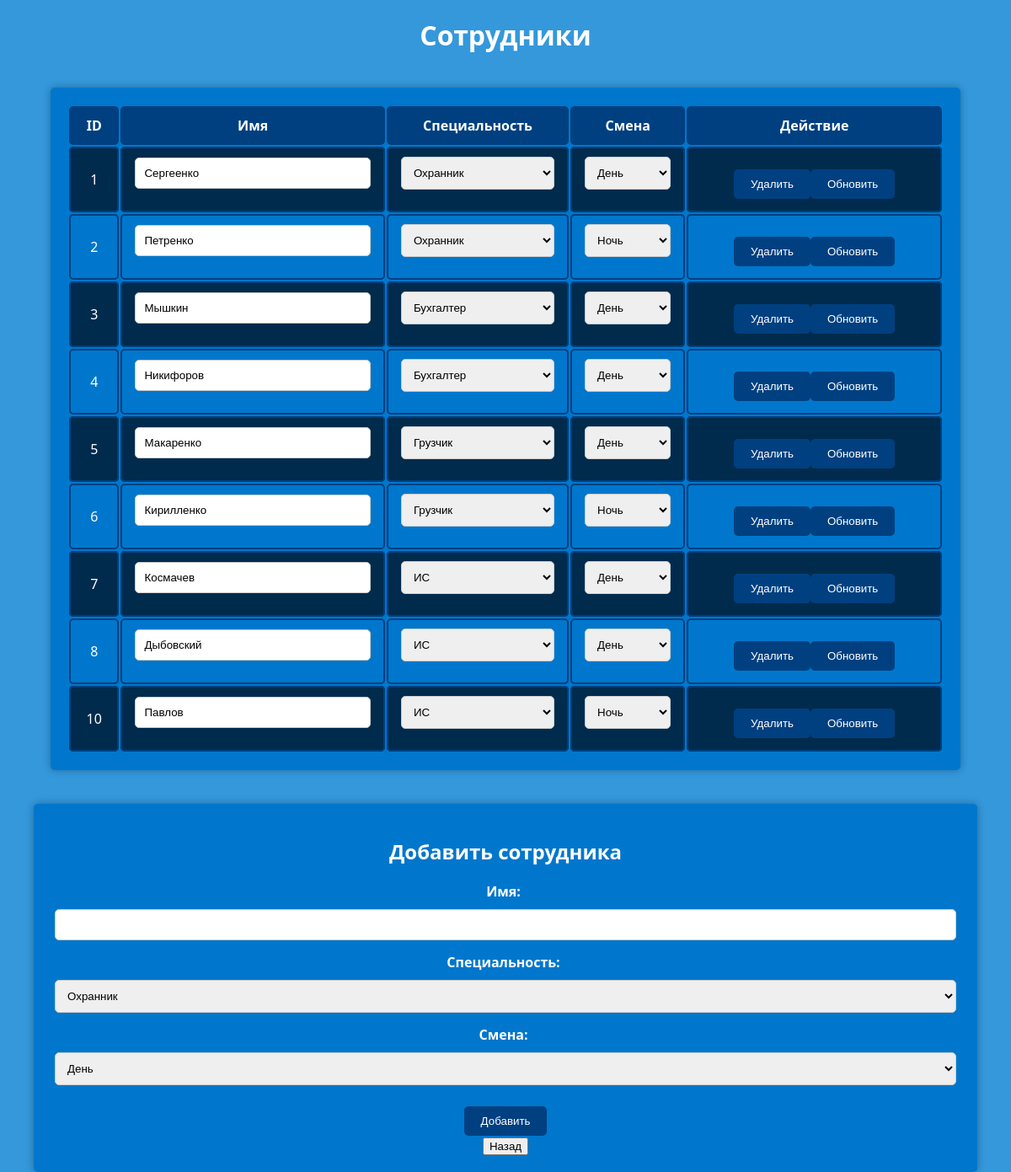
The app's page /scripts/worker.php (signed in) with its own data.
### tables this page shows
CREATE TABLE IF NOT EXISTS `workers` (
  `wid` bigint(20) unsigned NOT NULL AUTO_INCREMENT,
  `wname` varchar(50) NOT NULL,
  `speciality` enum('охранник','бухгалтер','грузчик','ИС') NOT NULL,
  `shift` enum('день','ночь') NOT NULL,
  PRIMARY KEY (`wid`),
  UNIQUE KEY `wid` (`wid`)
);

### scripts/worker.php (the view, shortened to what this page needs)
<!DOCTYPE html>
<html lang="en">
<head>
</head>
<body>
    <h1>Сотрудники</h1>
    <?php
    $servername = "localhost";
    $username = "root";
    $password = "";
    $dbname = "course";
    $conn = new mysqli($servername, $username, $password, $dbname);
    mysqli_set_charset($conn, "utf8");
    $sql = "SELECT wid, wname, speciality, shift FROM workers";
    $result = $conn->query($sql);
    if ($result->num_rows > 0) {
        echo "<table><tr><th>ID</th><th>Имя</th><th>Специальность</th><th>Смена</th><th>Действие</th></tr>";
        while ($row = $result->fetch_assoc()) {
            echo "<tr><form action='worker.php' method='get'><td>" . $row["wid"] . "</td><td><input type='text' name='wname' value='" . $row["wname"] . "' required></td><td><select name='speciality' required><option value='охранник' " . ($row["speciality"] == "охранник" ? "selected" : "") . ">Охранник</option><option value='бухгалтер' " . ($row["speciality"] == "бухгалтер" ? "selected" : "") . ">Бухгалтер</option><option value='грузчик' " . ($row["speciality"] == "грузчик" ? "selected" : "") . ">Грузчик</option><option value='ИС' " . ($row["speciality"] == "ИС" ? "selected" : "") . ">ИС</option></select></td><td><select name='shift' required><option value='день' " . ($row["shift"] == "день" ? "selected" : "") . ">День</option><option value='ночь' " . ($row["shift"] == "ночь" ? "selected" : "") . ">Ночь</option></select></td><td><input type='hidden' name='wid' value='" . $row["wid"] . "'><input type='submit' name='action' value='Удалить'><input type='submit' name='action' value='Обновить'></td></form></tr>";
        }
        echo "</table>";
    } else {
        echo "0 результатов";
    }
    ?>
    <form action="worker.php" method="get">
        <h2>Добавить сотрудника</h2>
        <label for="wname">Имя:</label>
        <input type="text" name="wname" id="wname" required>
        <label for="speciality">Специальность:</label>
        <select name="speciality" id="speciality" required>
            <option value="охранник">Охранник</option>
        </select>
        <label for="shift">Смена:</label>
        <select name="shift" id="shift" required>
            <option value="день">День</option>
        </select>
        <input type="submit" name="action" value="Добавить">
        <br>
        <button type="button" onclick="document.location='http://localhost/course/users/HR.php'">Назад</button>
    </form>
</body>
</html>

### scripts/worker.php (style rules this page uses)
body { background-color: #3498db; color: white; font-family: 'Segoe UI', Tahoma, Geneva, Verdana, sans-serif; display: flex; align-items: center; justify-content: center; flex-direction: column; min-height: 100vh; margin: 0; }
h1 { color: #fff; text-align: center; margin-top: 20px; }
table { width: 90%; margin: 20px auto; background-color: #0077cc; padding: 20px; border-radius: 5px; box-shadow: 0 0 10px rgba(0, 0, 0, 0.3); text-align: center; }
table th, table td { padding: 10px; border: 2px solid #004080; border-radius: 5px; }
table th { background-color: #004080; color: white; }
table tr:nth-child(even) { background-color: #002b4d; }
form { width: 90%; margin: 0 auto; background-color: #0077cc; padding: 20px; border-radius: 5px; box-shadow: 0 0 10px rgba(0, 0, 0, 0.3); margin-top: 20px; text-align: center; }
label { margin-right: 5px; display: block; margin-bottom: 10px; font-weight: bold; text-align: center; }
input[type="text"], select { width: calc(100% - 10px); padding: 10px; margin-bottom: 15px; border: 1px solid #ccc; border-radius: 5px; box-sizing: border-box; }
input[type="submit"] { background-color: #004080; color: white; padding: 10px 20px; border: none; border-radius: 5px; cursor: pointer; margin-top: 10px; }

### records on screen
workers: wid "1", wname "Сергеенко", speciality "Охранник", shift "День"
workers: wid "2", wname "Петренко", speciality "Охранник", shift "Ночь"
workers: wid "3", wname "Мышкин", speciality "Бухгалтер", shift "День"
workers: wid "4", wname "Никифоров", speciality "Бухгалтер", shift "День"
workers: wid "5", wname "Макаренко", speciality "Грузчик", shift "День"
workers: wid "6", wname "Кирилленко", speciality "Грузчик", shift "Ночь"
workers: wid "7", wname "Космачев", speciality "ИС", shift "День"
workers: wid "8", wname "Дыбовский", speciality "ИС", shift "День"
workers: wid "10", wname "Павлов", speciality "ИС", shift "Ночь"
